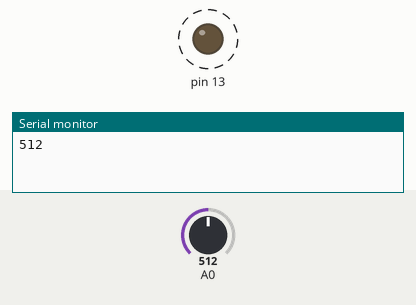
Bench run of a sketch on a simulated Arduino Uno, built with avr-gcc and run on an emulated ATmega328P. Shown: output pins drawn as LEDs (lit = HIGH), the last lines printed to the serial monitor. Dashed ring = blinking. The inputs (shaded band) are chosen by the test bench; at power-on: A0 = 512.

Above: at 1.8 s.
1.9 s: A0 set to 306
At 2.2 s:
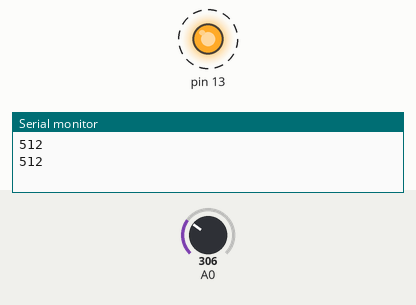
5.4 s: A0 set to 122
At 5.57 s:
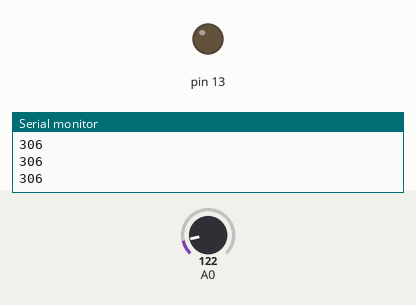
Timing chart, 0 to 14.9 s (numbered marks = the images above; inputs shaded):
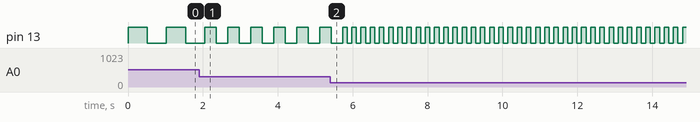

The sketch:

Blink2.ino
```cpp
void setup() {
  pinMode(13, OUTPUT);
  Serial.begin(9600);
}


void loop() {
  int sensorValue = 0;
  sensorValue = analogRead(A0);
  digitalWrite(13, HIGH);   // turn the LED on (HIGH is the voltage level)
  delay(sensorValue);                       // wait for a second
  digitalWrite(13, LOW);    // turn the LED off by making the voltage LOW
  delay(sensorValue);                       // wait for a second
  Serial.println(sensorValue);
  delay(1);

}
```

Measured:
- after the input at 1.9 s, pin 13: alternates HIGH for 0.31 s and LOW for 0.31 s, starting after 0.46 s
- by itself, pin 13: alternates HIGH for 0.51 s and LOW for 0.51 s
